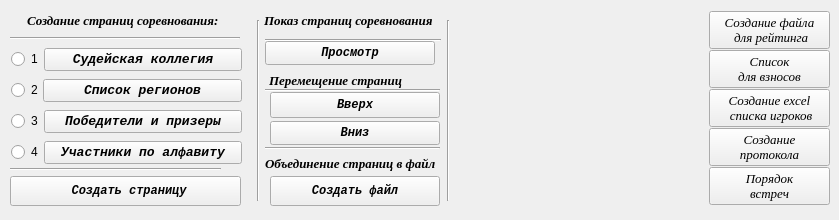
    <widget class="QWidget" name="tab_7">
     <attribute name="title">
      <string>Дополнительно</string>
     </attribute>
     <widget class="Line" name="line_6">
      <property name="geometry">
       <rect>
        <x>250</x>
        <y>20</y>
        <width>16</width>
        <height>181</height>
       </rect>
      </property>
      <property name="orientation">
       <enum>Qt::Vertical</enum>
      </property>
     </widget>
     <widget class="QLabel" name="label_48">
      <property name="geometry">
       <rect>
        <x>27</x>
        <y>10</y>
        <width>211</width>
        <height>20</height>
       </rect>
      </property>
      <property name="font">
       <font>
        <family>Times New Roman</family>
        <pointsize>10</pointsize>
        <weight>75</weight>
        <italic>true</italic>
        <bold>true</bold>
       </font>
      </property>
      <property name="text">
       <string>Создание страниц соревнования:</string>
      </property>
     </widget>
     <widget class="Line" name="line_7">
      <property name="geometry">
       <rect>
        <x>10</x>
        <y>30</y>
        <width>230</width>
        <height>16</height>
       </rect>
      </property>
      <property name="orientation">
       <enum>Qt::Horizontal</enum>
      </property>
     </widget>
     <widget class="Line" name="line_8">
      <property name="geometry">
       <rect>
        <x>10</x>
        <y>161</y>
        <width>211</width>
        <height>16</height>
       </rect>
      </property>
      <property name="orientation">
       <enum>Qt::Horizontal</enum>
      </property>
     </widget>
     <widget class="QPushButton" name="Button_made_page_pdf">
      <property name="geometry">
       <rect>
        <x>10</x>
        <y>176</y>
        <width>231</width>
        <height>30</height>
       </rect>
      </property>
      <property name="font">
       <font>
        <family>Courier New</family>
        <weight>75</weight>
        <italic>true</italic>
        <bold>true</bold>
       </font>
      </property>
      <property name="text">
       <string> Создать страницу</string>
      </property>
     </widget>
     <widget class="QPushButton" name="Button_up">
      <property name="geometry">
       <rect>
        <x>270</x>
        <y>92</y>
        <width>170</width>
        <height>26</height>
       </rect>
      </property>
      <property name="font">
       <font>
        <family>Courier New</family>
        <weight>75</weight>
        <italic>true</italic>
        <bold>true</bold>
        <underline>false</underline>
       </font>
      </property>
      <property name="text">
       <string>Вверх</string>
      </property>
     </widget>
     <widget class="QPushButton" name="Button_down">
      <property name="geometry">
       <rect>
        <x>270</x>
        <y>121</y>
        <width>170</width>
        <height>24</height>
       </rect>
      </property>
      <property name="font">
       <font>
        <family>Courier New</family>
        <weight>75</weight>
        <italic>true</italic>
        <bold>true</bold>
        <underline>false</underline>
       </font>
      </property>
      <property name="text">
       <string>Вниз</string>
      </property>
     </widget>
     <widget class="QLabel" name="label_54">
      <property name="geometry">
       <rect>
        <x>269</x>
        <y>70</y>
        <width>171</width>
        <height>20</height>
       </rect>
      </property>
      <property name="font">
       <font>
        <family>Times New Roman</family>
        <pointsize>10</pointsize>
        <weight>75</weight>
        <italic>true</italic>
        <bold>true</bold>
       </font>
      </property>
      <property name="text">
       <string>Перемещение страниц</string>
      </property>
     </widget>
     <widget class="Line" name="line_9">
      <property name="geometry">
       <rect>
        <x>265</x>
        <y>140</y>
        <width>175</width>
        <height>16</height>
       </rect>
      </property>
      <property name="orientation">
       <enum>Qt::Horizontal</enum>
      </property>
     </widget>
     <widget class="Line" name="line_10">
      <property name="geometry">
       <rect>
        <x>265</x>
        <y>82</y>
        <width>175</width>
        <height>16</height>
       </rect>
      </property>
      <property name="orientation">
       <enum>Qt::Horizontal</enum>
      </property>
     </widget>
     <widget class="QPushButton" name="Button_made_one_file_pdf">
      <property name="geometry">
       <rect>
        <x>270</x>
        <y>176</y>
        <width>170</width>
        <height>30</height>
       </rect>
      </property>
      <property name="font">
       <font>
        <family>Courier New</family>
        <weight>75</weight>
        <italic>true</italic>
        <bold>true</bold>
       </font>
      </property>
      <property name="text">
       <string>Создать файл</string>
      </property>
     </widget>
     <widget class="QLabel" name="label_55">
      <property name="geometry">
       <rect>
        <x>265</x>
        <y>153</y>
        <width>191</width>
        <height>20</height>
       </rect>
      </property>
      <property name="font">
       <font>
        <family>Times New Roman</family>
        <pointsize>10</pointsize>
        <weight>75</weight>
        <italic>true</italic>
        <bold>true</bold>
       </font>
      </property>
      <property name="text">
       <string>Объединение страниц в файл</string>
      </property>
     </widget>
     <widget class="Line" name="line_11">
      <property name="geometry">
       <rect>
        <x>440</x>
        <y>20</y>
        <width>16</width>
        <height>181</height>
       </rect>
      </property>
      <property name="orientation">
       <enum>Qt::Vertical</enum>
      </property>
     </widget>
     <widget class="QWidget" name="layoutWidget">
      <property name="geometry">
       <rect>
        <x>11</x>
        <y>41</y>
        <width>231</width>
        <height>133</height>
       </rect>
      </property>
      <layout class="QVBoxLayout" name="verticalLayout_41">
       <property name="spacing">
        <number>1</number>
       </property>
       <item>
        <layout class="QHBoxLayout" name="horizontalLayout">
         <property name="spacing">
          <number>1</number>
         </property>
         <item>
          <widget class="QRadioButton" name="radioButton_GSK">
           <property name="layoutDirection">
            <enum>Qt::LeftToRight</enum>
           </property>
           <property name="text">
            <string>1</string>
           </property>
          </widget>
         </item>
         <item>
          <widget class="QPushButton" name="Button_list_referee">
           <property name="sizePolicy">
            <sizepolicy hsizetype="Expanding" vsizetype="Fixed">
             <horstretch>0</horstretch>
             <verstretch>0</verstretch>
            </sizepolicy>
           </property>
           <property name="font">
            <font>
             <family>Courier New</family>
             <pointsize>10</pointsize>
             <weight>75</weight>
             <italic>true</italic>
             <bold>true</bold>
            </font>
           </property>
           <property name="text">
            <string>Судейская коллегия</string>
           </property>
          </widget>
         </item>
        </layout>
       </item>
       <item>
        <layout class="QHBoxLayout" name="horizontalLayout_3">
         <property name="spacing">
          <number>0</number>
         </property>
         <item>
          <widget class="QRadioButton" name="radioButton_regions">
           <property name="sizePolicy">
            <sizepolicy hsizetype="Fixed" vsizetype="Fixed">
             <horstretch>0</horstretch>
             <verstretch>0</verstretch>
            </sizepolicy>
           </property>
           <property name="text">
            <string>2</string>
           </property>
          </widget>
         </item>
         <item>
          <widget class="QPushButton" name="Button_list_regions">
           <property name="sizePolicy">
            <sizepolicy hsizetype="Expanding" vsizetype="Fixed">
             <horstretch>0</horstretch>
             <verstretch>0</verstretch>
            </sizepolicy>
           </property>
           <property name="font">
            <font>
             <family>Courier New</family>
             <pointsize>10</pointsize>
             <weight>75</weight>
             <italic>true</italic>
             <bold>true</bold>
            </font>
           </property>
           <property name="text">
            <string>Список регионов</string>
           </property>
          </widget>
         </item>
        </layout>
       </item>
       <item>
        <layout class="QHBoxLayout" name="horizontalLayout_10">
         <property name="spacing">
          <number>1</number>
         </property>
         <item>
          <widget class="QRadioButton" name="radioButton_winner">
           <property name="sizePolicy">
            <sizepolicy hsizetype="Minimum" vsizetype="Fixed">
             <horstretch>0</horstretch>
             <verstretch>1</verstretch>
            </sizepolicy>
           </property>
           <property name="text">
            <string>3</string>
           </property>
          </widget>
         </item>
         <item>
          <widget class="QPushButton" name="Button_list_winner">
           <property name="sizePolicy">
            <sizepolicy hsizetype="Expanding" vsizetype="Fixed">
             <horstretch>0</horstretch>
             <verstretch>0</verstretch>
            </sizepolicy>
           </property>
           <property name="font">
            <font>
             <family>Courier New</family>
             <pointsize>10</pointsize>
             <weight>75</weight>
             <italic>true</italic>
             <bold>true</bold>
            </font>
           </property>
           <property name="text">
            <string>Победители и призеры</string>
           </property>
          </widget>
         </item>
        </layout>
       </item>
       <item>
        <layout class="QHBoxLayout" name="horizontalLayout_13">
         <property name="spacing">
          <number>1</number>
         </property>
         <item>
          <widget class="QRadioButton" name="radioButton_player_on_alf">
           <property name="sizePolicy">
            <sizepolicy hsizetype="Minimum" vsizetype="Fixed">
             <horstretch>0</horstretch>
             <verstretch>1</verstretch>
            </sizepolicy>
           </property>
           <property name="text">
            <string>4</string>
           </property>
          </widget>
         </item>
         <item>
          <widget class="QPushButton" name="Button_players_on_alf">
           <property name="sizePolicy">
            <sizepolicy hsizetype="Expanding" vsizetype="Fixed">
             <horstretch>0</horstretch>
             <verstretch>0</verstretch>
            </sizepolicy>
           </property>
           <property name="font">
            <font>
             <family>Courier New</family>
             <pointsize>10</pointsize>
             <weight>75</weight>
             <italic>true</italic>
             <bold>true</bold>
            </font>
           </property>
           <property name="text">
            <string>Участники по алфавиту</string>
           </property>
          </widget>
         </item>
        </layout>
       </item>
      </layout>
     </widget>
     <widget class="QLabel" name="label_56">
      <property name="geometry">
       <rect>
        <x>264</x>
        <y>10</y>
        <width>181</width>
        <height>20</height>
       </rect>
      </property>
      <property name="font">
       <font>
        <family>Times New Roman</family>
        <pointsize>10</pointsize>
        <weight>75</weight>
        <italic>true</italic>
        <bold>true</bold>
       </font>
      </property>
      <property name="text">
       <string>Показ страниц соревнования</string>
      </property>
     </widget>
     <widget class="QPushButton" name="Button_view_page_pdf">
      <property name="geometry">
       <rect>
        <x>265</x>
        <y>41</y>
        <width>170</width>
        <height>24</height>
       </rect>
      </property>
      <property name="font">
       <font>
        <family>Courier New</family>
        <weight>75</weight>
        <italic>true</italic>
        <bold>true</bold>
        <underline>false</underline>
       </font>
      </property>
      <property name="text">
       <string>Просмотр</string>
      </property>
     </widget>
     <widget class="Line" name="line_12">
      <property name="geometry">
       <rect>
        <x>265</x>
        <y>30</y>
        <width>176</width>
        <height>21</height>
       </rect>
      </property>
      <property name="orientation">
       <enum>Qt::Horizontal</enum>
      </property>
     </widget>
     <widget class="QWidget" name="layoutWidget">
      <property name="geometry">
       <rect>
        <x>709</x>
        <y>10</y>
        <width>121</width>
        <height>201</height>
       </rect>
      </property>
      <layout class="QVBoxLayout" name="verticalLayout_53">
       <property name="spacing">
        <number>0</number>
       </property>
       <item>
        <widget class="QPushButton" name="Button_made_R_file">
         <property name="font">
          <font>
           <family>Times New Roman</family>
           <pointsize>10</pointsize>
           <italic>true</italic>
          </font>
         </property>
         <property name="text">
          <string>Создание файла
 для рейтинга</string>
         </property>
         <property name="shortcut">
          <string/>
         </property>
         <property name="autoRepeat">
          <bool>false</bool>
         </property>
         <property name="default">
          <bool>false</bool>
         </property>
         <property name="flat">
          <bool>false</bool>
         </property>
        </widget>
       </item>
       <item>
        <widget class="QPushButton" name="Button_pay">
         <property name="font">
          <font>
           <family>Times New Roman</family>
           <pointsize>10</pointsize>
           <italic>true</italic>
          </font>
         </property>
         <property name="text">
          <string>Список 
для взносов</string>
         </property>
        </widget>
       </item>
       <item>
        <widget class="QPushButton" name="Button_made_player_list_excel">
         <property name="font">
          <font>
           <family>Times New Roman</family>
           <pointsize>10</pointsize>
           <italic>true</italic>
          </font>
         </property>
         <property name="text">
          <string>Создание excel
 списка игроков</string>
         </property>
         <property name="shortcut">
          <string/>
         </property>
         <property name="autoRepeat">
          <bool>false</bool>
         </property>
         <property name="default">
          <bool>false</bool>
         </property>
         <property name="flat">
          <bool>false</bool>
         </property>
        </widget>
       </item>
       <item>
        <widget class="QPushButton" name="Button_made_protokol">
         <property name="font">
          <font>
           <family>Times New Roman</family>
           <pointsize>10</pointsize>
           <italic>true</italic>
          </font>
         </property>
         <property name="text">
          <string>Создание
протокола</string>
         </property>
         <property name="shortcut">
          <string/>
         </property>
         <property name="autoRepeat">
          <bool>false</bool>
         </property>
         <property name="default">
          <bool>false</bool>
         </property>
         <property name="flat">
          <bool>false</bool>
         </property>
        </widget>
       </item>
       <item>
        <widget class="QPushButton" name="Button_randevy">
         <property name="font">
          <font>
           <family>Times New Roman</family>
           <pointsize>10</pointsize>
           <italic>true</italic>
          </font>
         </property>
         <property name="text">
          <string>Порядок
встреч</string>
         </property>
         <property name="shortcut">
          <string/>
         </property>
         <property name="autoRepeat">
          <bool>false</bool>
         </property>
         <property name="default">
          <bool>false</bool>
         </property>
         <property name="flat">
          <bool>false</bool>
         </property>
        </widget>
       </item>
      </layout>
     </widget>
    </widget>
